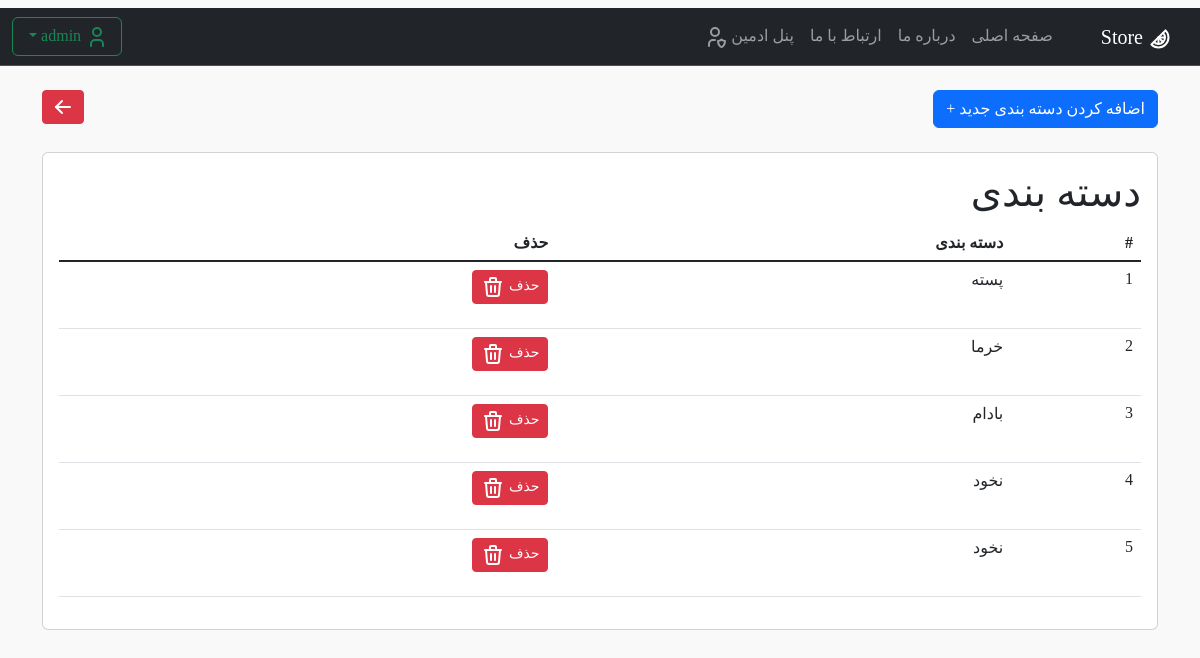
The page /panel/list-product-category/ (signed in) on the database as committed earlier.
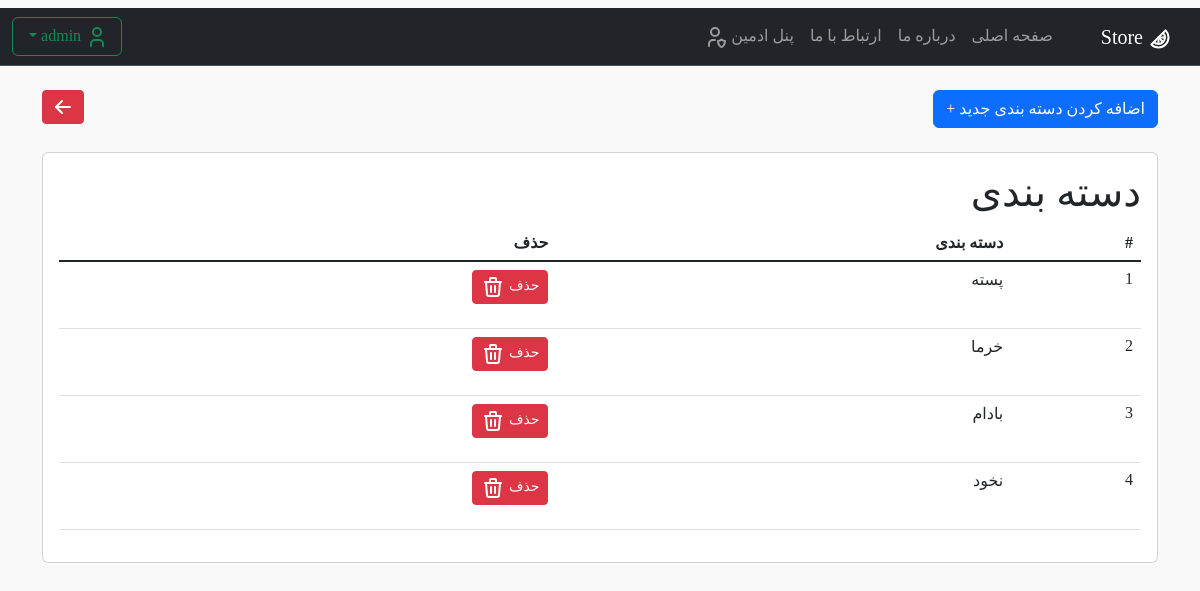
The same page on the database as committed later.
### products/models.py (models this page shows, shortened)
class ProductCategory(models.Model):
    productId = models.AutoField(primary_key=True)  # create primary ky by AutoFild
    name = models.CharField(max_length=30)

### pages/views.py (the view)
# urls.py: path('panel/list-product-category/', List_cat_product.as_view(), name='link_list_pro_cat'),
class List_cat_product(ListView):
    model = ProductCategory
    template_name = 'admin/list_product_cat.html'
    context_object_name = 'list_cat_pro'
    def dispatch(self, request, *args, **kwargs):
        if not request.user.is_superuser:
            return HttpResponseForbidden("<b><h2>دسترسی ممنوع است</h2></b><h4> .فقط مدیر سایت میتواند وارد شود</h4>")
        return super().dispatch(request, *args, **kwargs)

### templates/admin/list_product_cat.html (shortened to what this page needs)
{% extends 'base.html' %}
{% block content %}
<br>
<button type="button" class="btn btn-primary btn">
    <a class="nav-link active" href="{% url 'add_pro_cat' %}">اضافه کردن دسته بندی جدید +</a>
</button>
<button type="submit" class="btn btn-danger btn-sm" style="float:left"><a class="nav-link active"
                                                                          href="{% url 'link_list_pro_v' %}">
</a></button>
<br>
<br>
<div class="card">
    <div class="card-body">
        <h1>دسته بندی</h1>
        <table class="table table-hover">
            <thead>
            <tr>
                <th scope="col">#</th>
                <th scope="col">دسته بندی</th>
                <th scope="col">حذف</th>
            </tr>
            <tbody class="table-group-divider">
            {% for cat in list_cat_pro %}
            <tr>
                <td scope="row">{{ forloop.counter }}</td>
                <td>{{ cat.name }}</td>
                <td>
                    <form method="post" action="{% url 'delete-pro_cat' cat.pk %}">
                        <button type="submit" class="btn btn-danger btn-sm">حذف
                        </button>
                    </form>
                </td>
            </tr>
            {% endfor %}
            </tbody>
        </table>
    </div>
</div>
{% endblock %}

Rows that differ between the two databases and show on the page:
removed ProductCategory: name "نخود"
